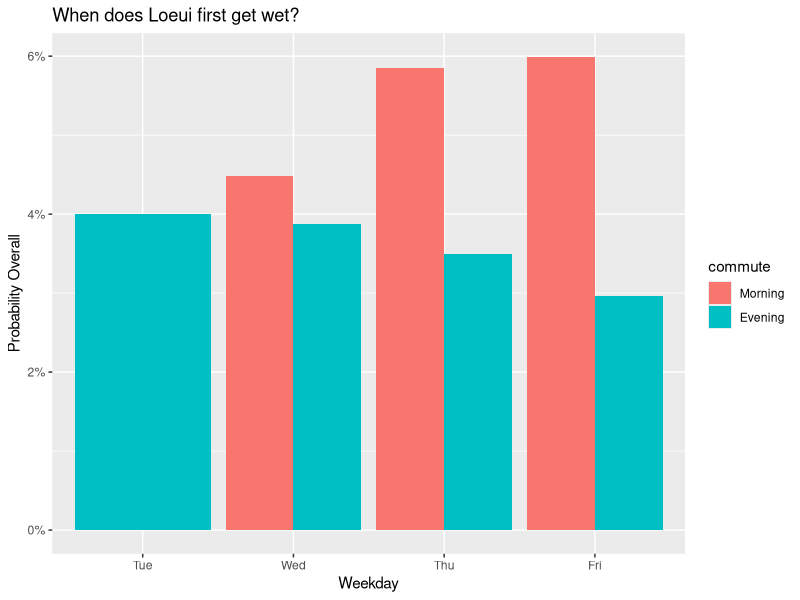

Reproduce this figure in R.
## ---- chunk 1
library(tidyverse)
library(readxl)
## ---- chunk 2
set.seed(2018)

simulations <- crossing(trial = 1:1e5, 
         weekday = 1:5,
         commute = c("Morning", "Evening")) %>%
  arrange(trial, weekday, desc(commute)) %>%
  mutate(rain = rbinom(n(), 1, ifelse(commute == "Morning", 0.5, 0.4)),
         home_change = case_when(
                           commute == "Morning" & rain ~ -1,
                           commute == "Evening" & rain ~ 1,
                           TRUE ~ 0),
         office_change = -home_change) %>%
  group_by(trial) %>%
  mutate(home = 2 + cumsum(home_change), 
         office = 1 + cumsum(office_change))
## ---- chunk 3
simulations %>%
  summarize(dry = !any(home < 0 | office < 0)) %>%
  summarize(dry = mean(dry))
## ---- chunk 4
days <- c("Mon", "Tue", "Wed", "Thu", "Fri")

simulations %>%
  ungroup() %>%
  filter(home < 0 | office < 0) %>%
  distinct(trial, .keep_all = TRUE) %>%
  count(weekday, commute, sort = TRUE) %>%
  mutate(weekday = factor(days[weekday], levels = days),
         commute = fct_relevel(commute, "Morning")) %>%
  ggplot(aes(weekday, n / 1e5, fill = commute)) +
  geom_col(position = "dodge") +
  scale_y_continuous(labels = scales::percent_format()) +
  labs(y = "Probability Overall",
       x = "Weekday",
       title = "When does Loeui first get wet?")
  
